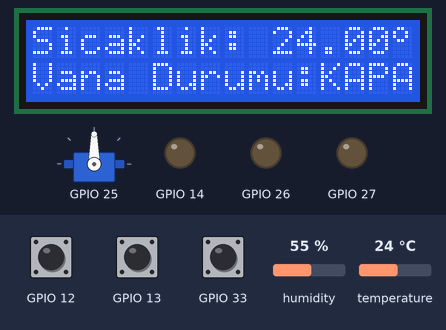
Simulated run of this program. Board: ESP32. Shown: servo, 16×2 character LCD, output pins drawn as LEDs (lit = HIGH). The test bench sets the inputs (shaded band); at power-on: temperature 24 °C, GPIO 33 HIGH, GPIO 12 HIGH, GPIO 13 HIGH, humidity 55 %. EEPROM starts erased; what the program prints to the serial monitor is not drawn.

Above: at 6.2 s.
6.3 s: temperature set to 22.5 °C
At 8.0 s:
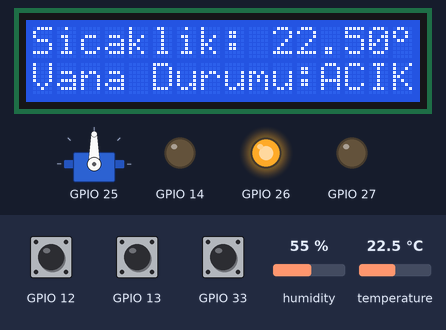
8.8 s: GPIO 33 pulled LOW for 1 s
At 10.9 s:
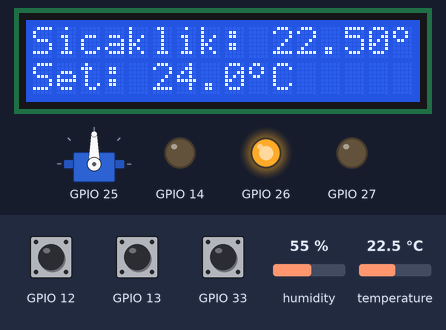
11.3 s: temperature set to 0 °C
At 11.8 s:
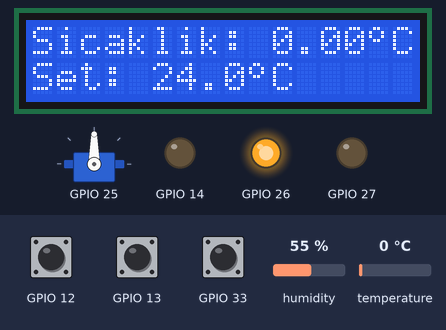
12.8 s: temperature set to 23.5 °C
At 14.1 s:
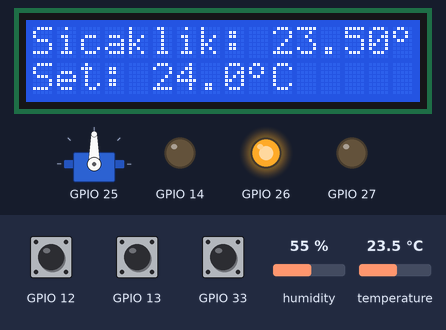
15.0 s: temperature set to 24.4 °C
At 16.8 s:
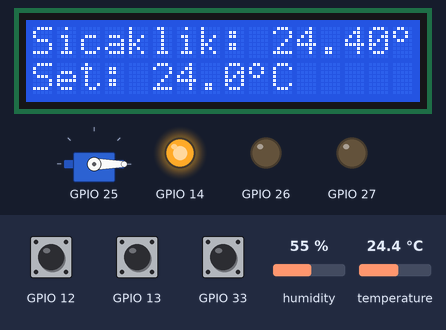
17.1 s: GPIO 33 pulled LOW for 3.2 s
At 21.3 s:
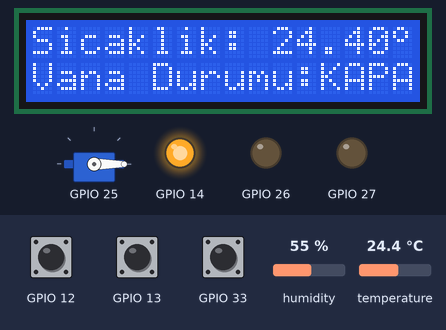
Timing chart, 0 to 22.8 s (numbered marks = the images above; inputs shaded):
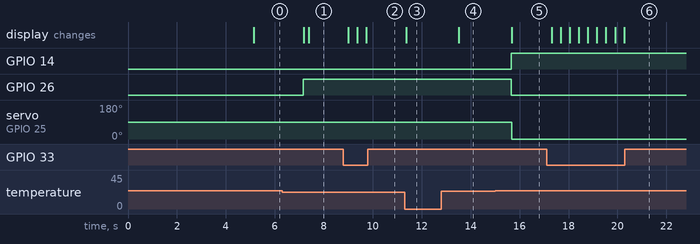

Measured:
- the behaviour switches between 23 and 22.9 °C on temperature (found by bisection; images 0 and 1)
- the behaviour switches between 23.9 and 24 °C on temperature (found by bisection; images 4 and 5)
- after the input at 6.3 s, GPIO 26: LOW → HIGH after 0.86 s; the display: first changes after 0.88 s (image 1 shows a later state)
- after the input at 8.8 s, the display: changes after 0.20 s (image 2)
- after the input at 11.3 s, the display: changes after 0.06 s (image 3)
- after the input at 12.8 s, the display: changes after 0.72 s (image 4)
- after the input at 15.0 s, GPIO 14: LOW → HIGH after 0.66 s; GPIO 26: HIGH → LOW after 0.66 s; servo on GPIO 25: 90° → 0° after 0.68 s; the display: changes after 0.68 s (image 5)
- after the input at 17.1 s, the display: changes after 0.21 s (image 6)

The program:

main.cpp
```cpp
#include <Arduino.h>
#include <ESP32Servo.h>
#include <Wire.h>
#include <LiquidCrystal_I2C.h>
#include <WiFi.h>
#include <WebServer.h>
#include <Preferences.h>
#include "DHT.h"

#define DHTPIN 32
#define DHTTYPE DHT22

float sicaklikOffset = 0.0;

DHT dht(DHTPIN, DHTTYPE);

class Pins{

private:
    const uint8_t red_pin;
    const uint8_t green_pin;
    const uint8_t blue_pin;
    const uint8_t temp_sensor;
    const uint8_t servo_pin;
    const uint8_t SDA;
    const uint8_t SCL;
    const uint8_t btn_ony;
    const uint8_t btn_artr;
    const uint8_t btn_azalt;


public:
    Pins(const uint8_t red_pin, const uint8_t green_pin, const uint8_t blue_pin, const uint8_t temp_sensor,const uint8_t servo_pin, const uint8_t SDA , const uint8_t SCL, const uint8_t btn_ony,const uint8_t btn_artr,const uint8_t btn_azalt):red_pin(red_pin), green_pin(green_pin), blue_pin(blue_pin),temp_sensor(temp_sensor), servo_pin(servo_pin), SDA(SDA), SCL(SCL), btn_ony(btn_ony),btn_artr(btn_artr),btn_azalt(btn_azalt){
    }

    uint8_t getRed_pin() { return red_pin;}
    uint8_t getGreen_pin() { return green_pin;}
    uint8_t getBlue_pin() { return blue_pin;}
    uint8_t getTemp_sensor() { return temp_sensor;}
    uint8_t getOny() { return btn_ony;}
    uint8_t getArtr() { return btn_artr;}
    uint8_t getAzalt() { return btn_azalt;}

    void begin(Servo *motor);

};


void Pins::begin(Servo *motor){

  pinMode(red_pin,OUTPUT);

  pinMode(green_pin,OUTPUT);

  pinMode(blue_pin,OUTPUT);

  pinMode(temp_sensor,INPUT);

  pinMode(btn_ony,INPUT_PULLUP);

  pinMode(btn_artr,INPUT_PULLUP);

  pinMode(btn_azalt,INPUT_PULLUP);

  motor->attach(servo_pin);

}

typedef struct{

  uint8_t sensorId;

  float sensorValue;

}Sensor;

typedef enum{

  ACIK,

  KAPALI

}State_Machine;

void renkayar(uint8_t r,uint8_t g,uint8_t b,Pins *p);

void servoAcik(Servo *motor);

void servoKapali(Servo *motor);

float tempayar(Pins *p);

void saveSettings(uint8_t durum);

uint8_t loadSettings();

void saveCase(uint8_t vana_durum);

uint8_t loadCase();

void saveGoal(float genelhedef);

float loadGoal();

////////////////////

Preferences mypreferences;

Pins pinler(14,26,27,32,25,21,22,33,13,12);

State_Machine case1=KAPALI;

State_Machine case2=KAPALI;

TaskHandle_t task1;

TaskHandle_t task2;

QueueHandle_t xSicaklikQueue;

QueueHandle_t xKomutQueue;

QueueHandle_t xHedefSicaklikQueue;

uint8_t systemState = 0; // 8-bit durum registerı

//Bit-Maskeleme
#define OTOMATIK (1<<0) // 0000 0001:OTOMATIK MOD

#define MANUEL (1<<1) // 0000 0010:MANUEL MOD

#define ANAEKRAN (1<<2) // 0000 0100:ANAEKRAN MODU

#define SICAKLIKAYARLAMA (1<<3) //0000 1000:SICAKLIK AYARLAMA MODU

Servo myservo;

LiquidCrystal_I2C lcd(0x27,16,2);

// HTML Kodunu Hafızada (Flash) saklıyoruz, RAM'i şişirmesin diye PROGMEM kullanıyoruz
const char index_html[] PROGMEM =
  R"rawliteral(
      <!DOCTYPE HTML><html>
        <head>
          <title>Akilli Vana</title>
          <meta name="viewport" content="width=device-width, initial-scale=1">
          <style>
              body { font-family: Arial; text-align: center; background-color: #f2f2f2; margin: 20px; }

              .btn { display: block; width: 80%; max-width: 300px; margin: 10px auto; padding: 15px; font-size: 20px; color: white; border:
              none; border-radius: 10px; cursor: pointer; }

              .mod-btn { background-color: #008CBA; }

              .ac-btn { background-color: #4CAF50; }

              .kapa-btn { background-color: #f44336; }


              /* YENİ: Sıcaklık Göstergesi Tasarımı */

              .sicaklik-kutu {

              background-color: #fff;

              color: #333;

              padding: 20px;

              margin: 20px auto;

              border-radius: 50%;

              width: 150px;

              height: 150px;

              display: flex;

              align-items: center;

              justify-content: center;

              font-size: 30px;

              font-weight: bold;

              border: 5px solid #ff9800;

              box-shadow: 0 4px 8px rgba(0,0,0,0.2);

              }

              #bildirim { padding: 10px; margin-top: 20px; background: #fff; border: 1px solid #ddd; }

              </style>

              </head>

              <body>


              <h1>Vana Kontrol Paneli</h1>


              <div class="sicaklik-kutu">

              <span id="temp_val">--</span>&deg;C

              </div>


              <h2>Mod Secimi</h2>

              <button class="btn mod-btn" onclick="komutGonder('/mod_oto')">OTOMATIK</button>

              <button class="btn mod-btn" onclick="komutGonder('/mod_manuel')">MANUEL</button>


              <h2>Manuel Kontrol</h2>

              <button class="btn ac-btn" onclick="komutGonder('/vana_ac')">AC</button>

              <button class="btn kapa-btn" onclick="komutGonder('/vana_kapat')">KAPAT</button>


              <div id="bildirim">Sistem Hazir...</div>

              <hr style="width:50%; opacity:0.3; margin-top:20px;">


              <h2>Hedef Sicaklik</h2>

              <input type="number" id="hedef_temp" placeholder="Orn: 25" style="padding:10px; font-size:18px; width:100px; border-radius:5px;
              border:1px solid #ccc;">

              <button class="btn mod-btn" style="display:inline-block; width:auto; margin-left:10px;" onclick="hedefGonder()">AYARLA</button>


              <script>

              // 1. Butonlara basınca çalışan fonksiyon

              function komutGonder(adres) {

              document.getElementById("bildirim").innerHTML = "Islem yapiliyor...";

              var xhr = new XMLHttpRequest();

              xhr.open("GET", adres, true);

              xhr.onreadystatechange = function() {

              if (this.readyState == 4 && this.status == 200) {

              document.getElementById("bildirim").innerHTML = this.responseText;

              }

              };

              xhr.send();

              }


              // 2. YENİ: Her 2 saniyede bir sıcaklığı güncelleme fonksiyonu

              setInterval(function() {

              var xhr = new XMLHttpRequest();

              xhr.open("GET", "/sicaklik_oku", true); // ESP'ye gizli istek at

              xhr.onreadystatechange = function() {

              if (this.readyState == 4 && this.status == 200) {

              // Gelen cevabı yuvarlak kutunun içine yaz

              document.getElementById("temp_val").innerHTML = this.responseText;

              }

              };

              xhr.send();

              }, 2000);
               // 2000 milisaniye = 2 saniye
               function hedefGonder() {

               var val = document.getElementById("hedef_temp").value;

               if(val !== "") {

               komutGonder("/set_hedef?deger=" + val);

               } else {

               alert("Lütfen bir sıcaklık değeri girin!");

               }

               }

              </script>

              </body>

              </html>

              )rawliteral";

WebServer sunucu(80);

void TaskVana(void *pvParameters);

void TaskWiFi(void *pvParameters);


float genelhedef;

float gecici;

Sensor SicaklikSensor;

float gecici1 = 0;

byte degree[8]={0b01100,
  0b10010,
  0b10010,
  0b01100,
  0b00000,
  0b00000,
  0b00000,
  0b00000};//derece

  unsigned long onceki_zaman=0;
  unsigned long butonsuresi=300;
  unsigned long sonsicaklikokuma=0;
void setup() {

  Serial.begin(115200);

  xSicaklikQueue=xQueueCreate(1,sizeof(Sensor));

  xKomutQueue=xQueueCreate(1,sizeof(State_Machine));

  xHedefSicaklikQueue=xQueueCreate(1,sizeof(float));

  SicaklikSensor.sensorId=1;

  pinler.begin(&myservo);

  systemState=loadSettings();

  case1=(State_Machine)loadCase();//tür değiştirme

  genelhedef=loadGoal();

  lcd.init();

  dht.begin();

  lcd.backlight();

  lcd.createChar(0,degree);

  lcd.setCursor(0,0);

  lcd.print("Basliyor");

  lcd.setCursor(0,1);

  lcd.print("YEHH Sunar..");

  delay(5000);

  lcd.clear();

  gecici = genelhedef;

  xTaskCreatePinnedToCore(
        TaskVana,
        "TaskVana",
        15000,
        NULL,
        1,
        &task1,
        1
    );

    xTaskCreatePinnedToCore(
        TaskWiFi,
        "TaskWiFi",
        15000,
        NULL,
        1,
        &task2,
        0
    );

}

void loop() {

  vTaskDelay(1000);

}

void TaskVana(void *pvParameters){


  for(;;){

    unsigned long suanki_zaman=millis();

    if(suanki_zaman - sonsicaklikokuma > 2000){

      SicaklikSensor.sensorValue=tempayar(&pinler); //18 derece

      xQueueOverwrite(xSicaklikQueue,&SicaklikSensor);

      sonsicaklikokuma=suanki_zaman;

    }


    State_Machine gelenvana;

    if(xQueueReceive(xKomutQueue,&gelenvana,0)==pdTRUE){

      case1=gelenvana;

    }
    float webhedefi=0.0;

    if(xQueueReceive(xHedefSicaklikQueue,&webhedefi,0)==pdTRUE){

        genelhedef=webhedefi;

        saveGoal(genelhedef);

        gecici=genelhedef;

    }

    if(suanki_zaman - onceki_zaman >butonsuresi){

      if(digitalRead(pinler.getOny())==LOW){

          lcd.clear();

          if(systemState & ANAEKRAN){
            systemState&=~ANAEKRAN;
            systemState|=SICAKLIKAYARLAMA;
            gecici = genelhedef;

          }
          else{
            systemState&=~SICAKLIKAYARLAMA;
            systemState|=ANAEKRAN;
            genelhedef = gecici;
            saveGoal(genelhedef);

          }
          onceki_zaman=suanki_zaman;
          saveSettings(systemState);

      }
      if(digitalRead(pinler.getArtr())==LOW && (systemState & SICAKLIKAYARLAMA)){

        gecici++;

        onceki_zaman=suanki_zaman;

      }

      else if(digitalRead(pinler.getAzalt())==LOW && (systemState & SICAKLIKAYARLAMA)){
        gecici--;

        onceki_zaman=suanki_zaman;

      }
    }


    if(systemState & SICAKLIKAYARLAMA){

      lcd.setCursor(0, 1);
      lcd.print("Set: ");
      lcd.print(gecici, 1); // Ondalık gösterim
      lcd.write(byte(0));
      lcd.print("C   ");
    }
    else{
        lcd.setCursor(0,1);
        lcd.print("Vana Durumu:");
        lcd.print( (case1 == ACIK) ? "ACIK " : "KAPALI  " );

    }

    if(systemState & OTOMATIK){ //0000 0010 & 0000 0010 // 0000 0001 & 0000 0010

      if(SicaklikSensor.sensorValue>=genelhedef){
        case1=KAPALI;
      }
      else if(SicaklikSensor.sensorValue<(genelhedef-1)){
        case1=ACIK;
      }

    }

    if(SicaklikSensor.sensorValue>=45){
      case1=KAPALI;
    }

    if(case1 != case2){
      saveCase(case1);
      case2=case1;

    switch (case1){
    case ACIK:
      renkayar(0,255,0,&pinler);
      servoAcik(&myservo);

      break;

    case KAPALI:
      renkayar(255,0,0,&pinler);
      servoKapali(&myservo);
      break;

    default:
      break;
    }

    }

    lcd.setCursor(0,0);
    lcd.print("Sicaklik: ");
    lcd.print(SicaklikSensor.sensorValue);
    lcd.write(byte(0));
    lcd.print("C");

    vTaskDelay(150);

  }
}
void TaskWiFi(void *pvParameters){

  WiFi.mode(WIFI_AP);

  WiFi.softAP("YEHH","yehh1234",1,0,4);

  Serial.print(WiFi.softAPIP());


  sunucu.on("/",HTTP_GET,[](){ //index.html/
    sunucu.send(200,"text/html",index_html);
  });
  sunucu.on("/sicaklik_oku",HTTP_GET,[](){
    Sensor wifisicaklik;

    if(xQueueReceive(xSicaklikQueue,&wifisicaklik,0)==pdTRUE && wifisicaklik.sensorId==1){

        sunucu.send(200,"text/plain",String(wifisicaklik.sensorValue));

    }
    else{
      sunucu.send(200,"text/plain","SICAKLIK VERISI YOK");

    }

  });

  sunucu.on("/set_hedef",HTTP_GET,[](){

      if(sunucu.hasArg("deger")){

        String sicaklikverisi= sunucu.arg("deger");

        float hedefsicaklik = sicaklikverisi.toFloat();

        if(hedefsicaklik>15 && hedefsicaklik<40){

          xQueueOverwrite(xHedefSicaklikQueue,&hedefsicaklik);

          sunucu.send(200, "text/plain", "AYARLANDI: " + String(hedefsicaklik));
        }

        else{
          sunucu.send(200, "text/plain", "GECERSIZ DEGER (15-40 Arasi Girin)");
        }

      }
      else{
        sunucu.send(200,"text/plain","HEDEF SICAKLIK YOK");
      }

  });


  sunucu.on("/mod_oto",HTTP_GET,[](){

    if(systemState&MANUEL){//eğer manueldeyse ve otoya basıldıysa mod manuel olsun

      systemState&=~MANUEL; //0000 0001 & 1111 1110 = 0000 0000
      systemState|=OTOMATIK; //0000 0000 | 0000 0010 = 0000 0010 = otomatik
      sunucu.send(200,"text/plain","OTOMATIGE GECILDI");
      saveSettings(systemState);
    }
    else{
      sunucu.send(200,"text/html","ZATEN OTODA");
    }

  });
  //güvenlik bariyeri 40 derece kendini kapatsın

  sunucu.on("/mod_manuel",HTTP_GET,[](){

    if(systemState&OTOMATIK){

      systemState&=~OTOMATIK;
      systemState|=MANUEL;
      sunucu.send(200,"text/plain","MANUELE GECILDI");
      saveSettings(systemState);
    }
    else{
      sunucu.send(200,"text/html","ZATEN MANUELDE");
    }

  });


  sunucu.on("/vana_ac",HTTP_GET,[](){

    if(systemState&MANUEL){
      State_Machine vana=ACIK;
      xQueueOverwrite(xKomutQueue,&vana);
      sunucu.send(200,"text/plain","VANA ACIK");

    }
    else{
      sunucu.send(200,"text/plain","MANUEL OLMALI!");
    }

  });

  sunucu.on("/vana_kapat",HTTP_GET,[](){

    if(systemState&MANUEL){
      State_Machine vana=KAPALI;
      xQueueOverwrite(xKomutQueue,&vana);
      sunucu.send(200,"text/plain","VANA KAPALI");

    }
    else{
      sunucu.send(200,"text/plain","MANUEL OLMALI!");
    }

  });

  sunucu.begin();

  for(;;){

    sunucu.handleClient();


    vTaskDelay(100);
  }

}


void renkayar(uint8_t r,uint8_t g,uint8_t b,Pins *p){

  analogWrite(p->getRed_pin(),r);

  analogWrite(p->getGreen_pin(),g);

  analogWrite(p->getBlue_pin(),b);

}


float tempayar(Pins *p){

  float nem = dht.readHumidity();

  float sicaklik = dht.readTemperature();


  if (isnan(nem) || isnan(sicaklik)) {

    Serial.println("Sensor Hatasi");

    return gecici1;

  }

  float sonSicaklik = sicaklik - sicaklikOffset;

  gecici1=sonSicaklik;

  return sonSicaklik;

}


void servoAcik(Servo *motor){

  motor->write(90);

}

void servoKapali(Servo *motor){

  motor->write(0);

}

void saveSettings(uint8_t systemState){

  mypreferences.begin("vana",false);

  mypreferences.putUChar("durum",systemState);

  mypreferences.end();

}

uint8_t loadSettings(){

  mypreferences.begin("vana",true);

  uint8_t setting =mypreferences.getUChar("durum",5);

  mypreferences.end();

  return setting;

}

void saveCase(uint8_t vana_durum){

  mypreferences.begin("vana",false);

  mypreferences.putUChar("vana_durum",vana_durum);

  mypreferences.end();

}

uint8_t loadCase(){

  mypreferences.begin("vana",true);

  uint8_t valve = mypreferences.getUChar("vana_durum",1);//kapalı demek

  mypreferences.end();

  return valve;

}
void saveGoal(float genelhedef){

  mypreferences.begin("vana",false);

  mypreferences.putFloat("sicaklik_hedefi",genelhedef);

  mypreferences.end();

}
float loadGoal(){

  mypreferences.begin("vana",true);

  float sicaklikgoal = mypreferences.getFloat("sicaklik_hedefi",24);//kapalı demek

  mypreferences.end();

  return sicaklikgoal;

}
```
